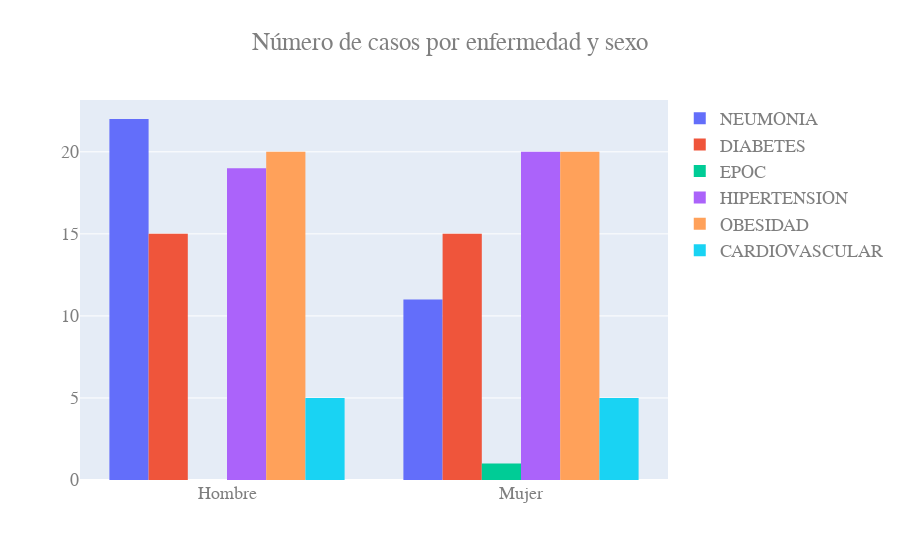

Source (notebook cell):
### Code cell
import plotly.express as px
fig2 = go.Figure()
fig2.add_trace(go.Histogram(histfunc="count", y=neumonia['NEUMONIA'], x=neumonia['Gender'], name="NEUMONIA"))
fig2.add_trace(go.Histogram(histfunc="count", y=diabetes['DIABETES'], x=diabetes['Gender'], name="DIABETES"))
fig2.add_trace(go.Histogram(histfunc="count", y=epoc['EPOC'], x=epoc['Gender'], name="EPOC"))
fig2.add_trace(go.Histogram(histfunc="count", y=hiper['HIPERTENSION'], x=hiper['Gender'], name="HIPERTENSION"))
fig2.add_trace(go.Histogram(histfunc="count", y=ob['OBESIDAD'], x=ob['Gender'], name="OBESIDAD"))
fig2.add_trace(go.Histogram(histfunc="count", y=car['CARDIOVASCULAR'], x=car['Gender'], name="CARDIOVASCULAR"))
fig2.update_layout(title="Número de casos por enfermedad y sexo",
    font=dict(
        family="Courier New, monospace",
        size=18,
        color="#7f7f7f"), title_x=0.5)
fig2.show()

### Figure 1 — Plotly figure (JSON) as saved in the notebook; plotly's stock layout.template omitted (floating-point values rounded to 4 significant figures)
{"data": [{"histfunc": "count", "name": "NEUMONIA", "type": "histogram", "x": ["Hombre", "Hombre", "Hombre", "Hombre", "Hombre", "Hombre", "Hombre", "Hombre", "Hombre", "Mujer", "Hombre", "Mujer", "Mujer", "Mujer", "Hombre", "Hombre", "Hombre", "Mujer", "Hombre", "Mujer", "Hombre", "Mujer", "Hombre", "Hombre", "Mujer", "Hombre", "Mujer", "Hombre", "Mujer", "Hombre", "Hombre", "Hombre", "Mujer"], "y": [1, 1, 1, 1, 1, 1, 1, 1, 1, 1, 1, 1, 1, 1, 1, 1, 1, 1, 1, 1, 1, 1, 1, 1, 1, 1, 1, 1, 1, 1, 1, 1, 1]}, {"histfunc": "count", "name": "DIABETES", "type": "histogram", "x": ["Hombre", "Mujer", "Hombre", "Mujer", "Mujer", "Mujer", "Mujer", "Mujer", "Mujer", "Mujer", "Mujer", "Hombre", "Mujer", "Hombre", "Hombre", "Hombre", "Mujer", "Hombre", "Mujer", "Hombre", "Mujer", "Hombre", "Hombre", "Hombre", "Hombre", "Hombre", "Hombre", "Mujer", "Hombre", "Mujer"], "y": [1, 1, 1, 1, 1, 1, 1, 1, 1, 1, 1, 1, 1, 1, 1, 1, 1, 1, 1, 1, 1, 1, 1, 1, 1, 1, 1, 1, 1, 1]}, {"histfunc": "count", "name": "EPOC", "type": "histogram", "x": ["Mujer"], "y": [1]}, {"histfunc": "count", "name": "HIPERTENSION", "type": "histogram", "x": ["Hombre", "Mujer", "Hombre", "Mujer", "Hombre", "Hombre", "Hombre", "Hombre", "Hombre", "Hombre", "Mujer", "Hombre", "Mujer", "Mujer", "Mujer", "Hombre", "Mujer", "Mujer", "Hombre", "Hombre", "Hombre", "Mujer", "Mujer", "Hombre", "Hombre", "Mujer", "Mujer", "Hombre", "Hombre", "Mujer", "Mujer", "Mujer", "Mujer", "Mujer", "Hombre", "Mujer", "Mujer", "Hombre", "Mujer"], "y": [1, 1, 1, 1, 1, 1, 1, 1, 1, 1, 1, 1, 1, 1, 1, 1, 1, 1, 1, 1, 1, 1, 1, 1, 1, 1, 1, 1, 1, 1, 1, 1, 1, 1, 1, 1, 1, 1, 1]}, {"histfunc": "count", "name": "OBESIDAD", "type": "histogram", "x": ["Hombre", "Mujer", "Hombre", "Mujer", "Hombre", "Hombre", "Hombre", "Mujer", "Mujer", "Hombre", "Hombre", "Hombre", "Hombre", "Mujer", "Hombre", "Mujer", "Mujer", "Mujer", "Mujer", "Mujer", "Hombre", "Mujer", "Mujer", "Mujer", "Hombre", "Hombre", "Hombre", "Mujer", "Hombre", "Mujer", "Hombre", "Mujer", "Mujer", "Hombre", "Hombre", "Mujer", "Hombre", "Mujer", "Hombre", "Mujer"], "y": [1, 1, 1, 1, 1, 1, 1, 1, 1, 1, 1, 1, 1, 1, 1, 1, 1, 1, 1, 1, 1, 1, 1, 1, 1, 1, 1, 1, 1, 1, 1, 1, 1, 1, 1, 1, 1, 1, 1, 1]}, {"histfunc": "count", "name": "CARDIOVASCULAR", "type": "histogram", "x": ["Mujer", "Hombre", "Mujer", "Hombre", "Mujer", "Hombre", "Hombre", "Mujer", "Mujer", "Hombre"], "y": [1, 1, 1, 1, 1, 1, 1, 1, 1, 1]}], "layout": {"font": {"color": "#7f7f7f", "family": "Courier New, monospace", "size": 18}, "title": {"text": "Número de casos por enfermedad y sexo", "x": 0.5}}}
